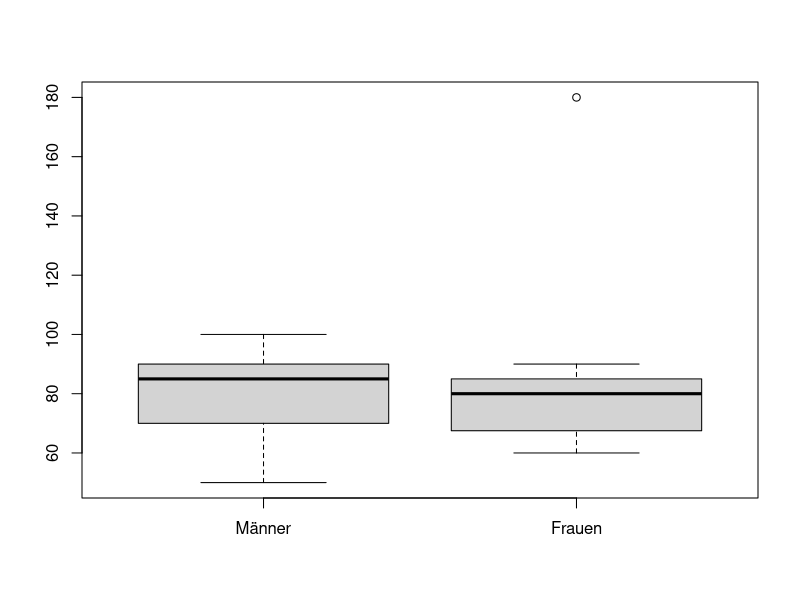

Write R code to recreate this figure.
men   <- c(50, 60, 70, 80, 85, 90, 90, 90, 100)
women <- c(60, 65, 70, 80, 80, 90, 180)

print(mean(men))
print(mean(women))

print(median(men))
print(median(women))

boxplot(men, women, names = c("Männer", "Frauen"))
